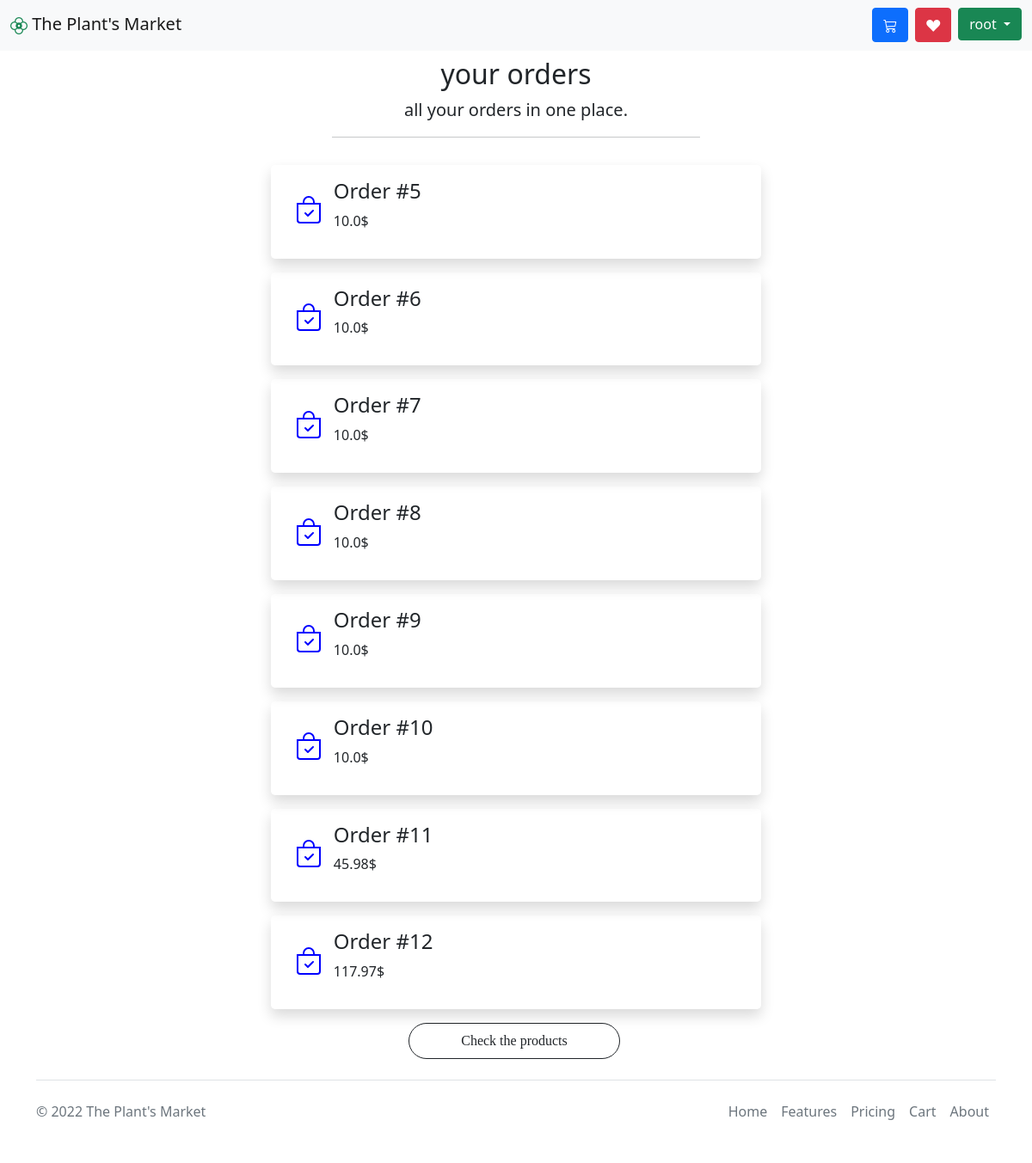
The app's page /account/orders (signed in) with its own data.
### store/models.py (models this page shows)
class Shopper(AbstractUser):
    favorite = models.ManyToManyField(Product)

class Order(models.Model):
    order = models.ForeignKey(Cart, on_delete=models.SET_NULL, null=True)
    price = models.FloatField()
    user = models.ForeignKey(AUTH_USER_MODEL, on_delete=models.CASCADE)

### account/views.py (the view)
# urls.py: path('account/orders', account_order, name='orders'),
@login_required
def account_order(request):
    get_orders = Order.objects.filter(user_id=request.user)
    return render(request, 'account/user_orders.html', {"orders": get_orders})

### account/templates/account/user_orders.html (shortened to what this page needs)
{% extends 'base.html' %}
{% load static %}
{% block content %}
    <div class="container">
        <div class="text-center px-4 py-2">
            <h2>your orders</h2>
            <p class="lead">
                all your orders in one place.
            </p>
            <hr class="my-2 custom-hr mx-auto">
        </div>
        {% if orders %}
            {% for order in orders %}
                <div class="row row-cols-1 row-cols-md-3 my-3">
                    <div class="col-auto mx-auto my-auto w-50">
                        <div class="row rounded-3 py-3 px-3 shadow">
                            <div class="col-1 my-auto">
                            </div>
                            <div class="col-10 my-auto">
                                <a class="text-dark decoration-none"
                                   href="{% url 'my_account:order_details' order.id %}">
                                    <h4 class="card-title pricing-card-title">Order #{{ order.id }}</h4></a>
                                <p>{{ order.price }}$</p>
                            </div>
                        </div>
                    </div>
                </div>
            {% endfor %}
        <div class="col-12 text-center mx-auto">
            <a href="{% url 'index' %}" class="btn btn-outline-dark btn-filter rounded-pill px-2 py-2 me-1">
                Check the products
            </a>
        </div>
        {% endif %}
    </div>
{% endblock %}

### templates/base.html (shortened to what this page needs)
{% load static %}
<!DOCTYPE html>
<html lang="en">
<head>
    <link href="https://cdn.jsdelivr.net/npm/bootstrap@5.0.2/dist/css/bootstrap.min.css" rel="stylesheet"
>
    <link rel="stylesheet" href="https://cdn.jsdelivr.net/npm/bootstrap-icons@1.9.1/font/bootstrap-icons.css">
    <link rel="stylesheet" href="{% static 'css/signin.css' %}">
    <link rel="stylesheet" href="{% static 'css/custom.css' %}">
</head>
<header>
    <nav class="navbar navbar-light bg-light">
        <div class="container-fluid">
            <a class="navbar-brand" href="{% url 'index' %}"><i class="bi bi-flower2 text-success"></i>&nbsp;The Plant's
                Market</a>
            <form class="d-flex">
                {% if user.cart %}
                    <a href="{% url 'cart' %}" class="btn btn-primary me-2"><i class="bi bi-cart3"></i></a>
                {% endif %}
                {% if user.is_authenticated %}
                    <a href="{% url 'show-favorite' %}" class="btn btn-danger me-2"><i
                            class="bi bi-suit-heart-fill"></i></a>
                    <div class="dropdown">
                        <button class="btn btn-success dropdown-toggle" type="button" id="dropdownMenuLink"
                                data-bs-toggle="dropdown" aria-expanded="false">
                            {{ user.username }}
                        </button>
                    </div>
                {% else %}
                    <a href="{% url 'login' %}" class="btn btn-success">Login</a>
                {% endif %}
            </form>
        </div>
    </nav>
</header>
<body>
{% block content %}
{% endblock %}
<div class="container mt-4">
    <footer class="d-flex flex-wrap justify-content-between align-items-center py-3 my-4 border-top">
        <p class="col-md-4 mb-0 text-muted">© 2022 The Plant's Market</p>
        <ul class="nav col-md-4 justify-content-end">
            <li class="nav-item"><a href="#" class="nav-link px-2 text-muted">Home</a></li>
            <li class="nav-item"><a href="#" class="nav-link px-2 text-muted">Features</a></li>
            <li class="nav-item"><a href="#" class="nav-link px-2 text-muted">Pricing</a></li>
            <li class="nav-item"><a href="#" class="nav-link px-2 text-muted">Cart</a></li>
            <li class="nav-item"><a href="#" class="nav-link px-2 text-muted">About</a></li>
        </ul>
    </footer>
</div>
</body>
</html>

### store/static/css/signin.css (style rules this page uses)
.bi { vertical-align: -.125em; fill: currentColor; }

### store/static/css/custom.css (style rules this page uses)
.decoration-none { text-decoration: none; }
.btn-filter { text-decoration: none; padding: 2% 20%; border-radius: 25%; font-family: Poppins; padding-left: 5vmin !important; padding-right: 5vmin !important; }
.custom-hr { width: 40% !important; }

### records on screen
Shopper: username "root"
Order: id "5", price "10.0"
Order: id "6", price "10.0"
Order: id "7", price "10.0"
Order: id "8", price "10.0"
Order: id "9", price "10.0"
Order: id "10", price "10.0"
Order: id "11", price "45.98"
Order: id "12", price "117.97"
